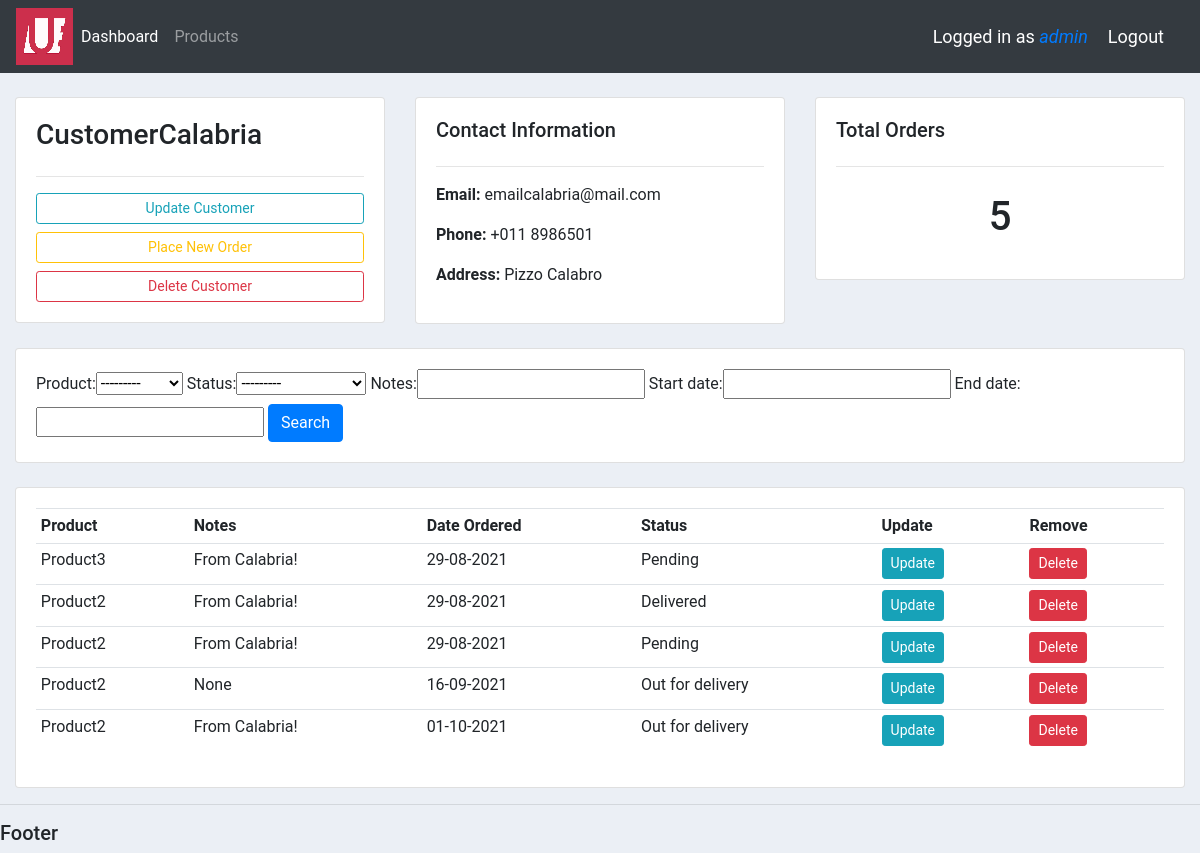
/customer/2 (signed in), run on an earlier commit of the app's database.
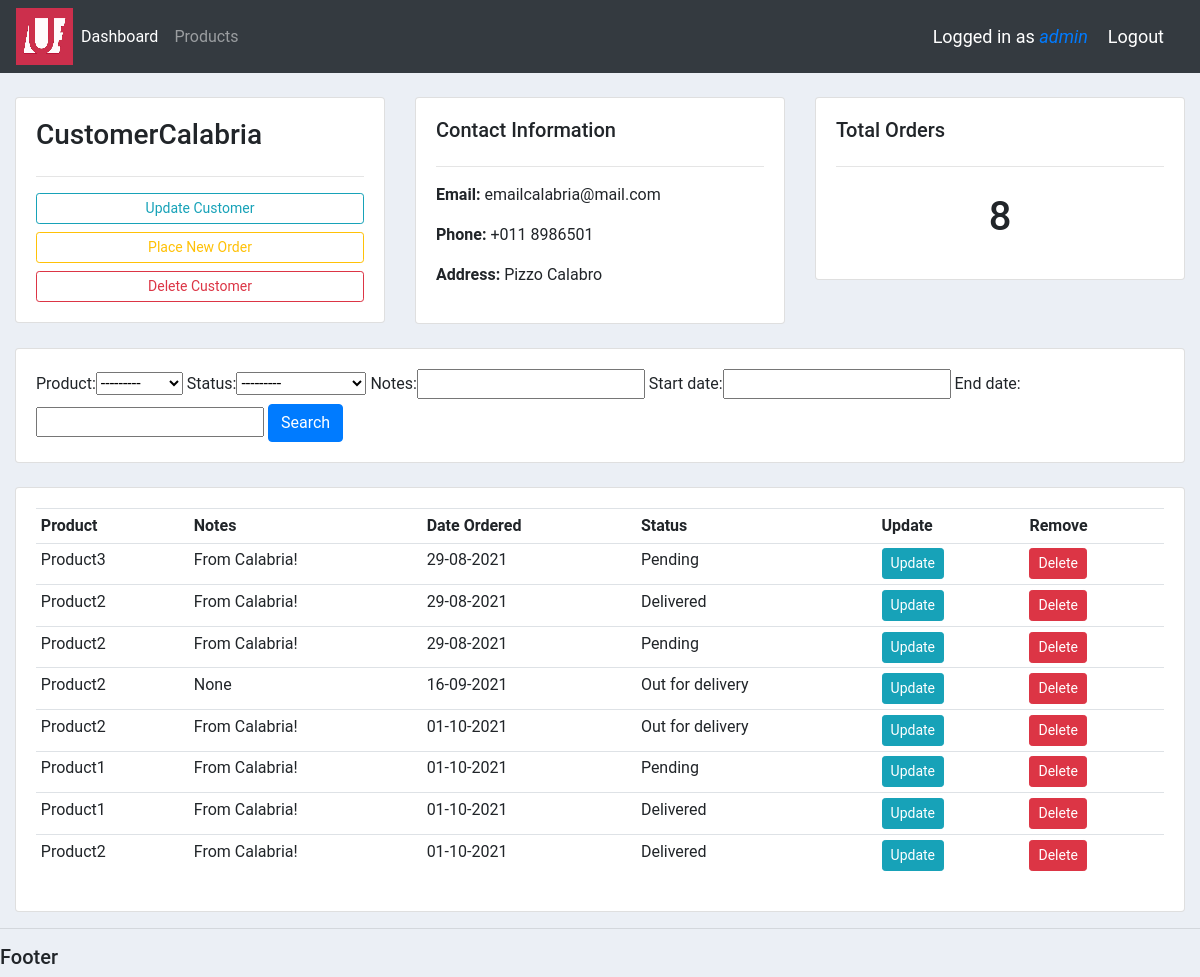
And on a later commit of the database.
### accounts/models.py (models this page shows, shortened)
class Customer(models.Model):
    user = models.OneToOneField(User, null=True, blank=True, on_delete=models.SET_NULL)  # One-to-one with user, set user null if deleted
    name = models.CharField(max_length=200, null=True)     # String
    phone = models.CharField(max_length=200, null=True, blank=True)     # String
    region = models.ForeignKey(Group, null=True, on_delete=models.SET_NULL)
    address = models.CharField(max_length=200, null=True, blank=True)   # String
    email = models.CharField(max_length=200, null=True)     # String
    profile_pic = models.ImageField(default="blank_profile.png", null=True, blank=True)      # Image
    date_created = models.DateTimeField(auto_now_add=True)  # Timestamp

class Order(models.Model):
    STATUS = (
        ('Pending','Pending'),
        ('Out for delivery','Out for delivery'),
        ('Delivered','Delivered')
    )
    customer = models.ForeignKey(Customer, null=True, on_delete = models.SET_NULL)
    product = models.ForeignKey(Product, null=True, on_delete=models.SET_NULL)
    date_created = models.DateTimeField(auto_now_add=True)  # Timestamp
    status = models.CharField(max_length=200, null=True, choices=STATUS)     # String with dropdown choices
    notes = models.CharField(max_length=200, null=True, blank=True)

class Product(models.Model):
    CATEGORY = (
        ('Hardware','Hardware'),
        ('Software','Software'),
    )
    name = models.CharField(max_length=200, null=True)     # String
    price = models.FloatField(null=True)                    # Float
    category = models.CharField(max_length=200, null=True, choices=CATEGORY)     # String
    description = models.CharField(max_length=200, null=True, blank=True)     # String, can be blank
    date_created = models.DateTimeField(auto_now_add=True)  # Timestamp
    tag = models.ManyToManyField(Tag)
    def __str__(self):
        return self.name

### accounts/views.py (the view)
# urls.py: path('customer/<str:pk_test>', views.customer, name="customer"),
@login_required(login_url='login')
def customer(request, pk_test):
    customer = Customer.objects.get(id=pk_test)
    orders = customer.order_set.all()
    customer_total_orders = customer.order_set.count()
    myFilter = OrderFilter(request.GET, queryset=orders)
    orders = myFilter.qs
    context = {
        'customer':customer,
        'orders':orders,
        'customer_total_orders':customer_total_orders,
        'myFilter':myFilter
    }
    return render(request, 'accounts/customer.html', context)

### accounts/templatetags/has_group.py (called while the page is built)
@register.filter(name='has_group')
def has_group(user, group_name):
    return user.groups.filter(name=group_name).exists()

### accounts/templates/accounts/customer.html
{%  extends 'accounts/main.html' %}
{% block content %}
<br>
<div class="row">
	<div class="col-md">
		<div class="card card-body">
			<h3>{{ customer.name }}</h3>
			<hr>
			<a class="btn btn-outline-info btn-sm btn-block" href="">Update Customer</a>
			<a class="btn btn-outline-warning btn-sm btn-block" href="{% url 'create_order' customer.id %}">Place New Order</a>
			<a class="btn btn-outline-danger  btn-sm btn-block" href="">Delete Customer</a>
		</div>
	</div>
	<div class="col-md">
		<div class="card card-body">
			<h5>Contact Information</h5>
			<hr>
			<p><b>Email:</b> {{ customer.email }}</p>
			<p><b>Phone:</b> {{ customer.phone }}</p>
			<p><b>Address:</b> {{ customer.address }}</p>
		</div>
	</div>
	<div class="col-md">
		<div class="card card-body">
			<h5>Total Orders</h5>
			<hr>
			<h1 style="text-align: center;padding: 10px">{{ customer_total_orders }}</h1>
		</div>
	</div>
</div>
<br>
<div class="row">
	<div class="col">
		<div class="card card-body">
			<form method="get">
				{{ myFilter.form }}
		    	<button class="btn btn-primary" type="submit">Search</button>
		  </form>
		</div>
	</div>
</div>
<br>
<div class="row">
	<div class="col-md">
		<div class="card card-body">
			<table class="table table-sm">
				<tr>
					<th>Product</th>
					<th>Notes</th>
					<th>Date Ordered</th>
					<th>Status</th>
					<th>Update</th>
					<th>Remove</th>
				</tr>
				{% for order in orders %}
				<tr>
					<td>{{ order.product.name }}</td>
					<td>{{ order.notes }}</td>
					<td>{{ order.date_created|date:"d-m-Y" }}</td>
					<td>{{ order.status }}</td>
					<td><a class="btn btn-sm btn-info" href="{% url 'update_order' order.id %}">Update</a></td>
					<td><a class="btn btn-sm btn-danger" href="{% url 'delete_order' order.id %}">Delete</a></td>
				</tr>
				{% endfor %}
			</table>
		</div>
	</div>
</div>
{% endblock %}

### accounts/templates/accounts/main.html (shortened to what this page needs)
{% load static %}
<!DOCTYPE html>
<html>
<head>
    <link rel="stylesheet" href="https://maxcdn.bootstrapcdn.com/bootstrap/4.0.0/css/bootstrap.min.css"
>
    <link rel="stylesheet" type="text/css" href="{% static '/css/main.css' %}">
</head>
<body>
    {% include 'accounts/navbar.html' %}
    {% block content %}
    {% endblock %}
    <hr>
    <h5>Footer</h5>
</body>
</html>

### accounts/templates/accounts/navbar.html (shortened to what this page needs)
{% load static %}
{% load has_group %}
<nav class="navbar navbar-expand-lg navbar-dark bg-dark">
  <a href="{% url 'home' %}">
    <img src="{% static 'images/logo.png' %}">
  </a>
    <div class="collapse navbar-collapse" id="navbarNav">
      <ul class="navbar-nav">
        <li class="nav-item active">
          <a class="nav-link" href="{% url 'home' %}">Dashboard</a>
        </li>
        {% if request.user|has_group:"Customers" %}
        <li class="nav-item">
          <a class="nav-link" href="{% url 'user_settings' %}">Settings</a>
        </li>
        {% else %}
        <li class="nav-item">
          <a class="nav-link" href="{% url 'products' %}">Products</a>
        </li>
        {% endif %}
      </ul>
    </div>
    <span class="hello-msg">Logged in as <a href="{% url 'user_page' %}"><i>{{ request.user }}</i></a></span>
    <span><a class="hello-msg" href="{% url 'logout' %}">Logout</a></span>
  </nav>

### static/css/main.css (style rules this page uses)
body { font-family: 'Roboto', sans-serif !important; background-color: #ebeff5 !important; }
.row { margin: auto; }

### accounts/templates/accounts/navbar.html (style rules this page uses)
.hello-msg { font-size: 18px; color: white; margin-right: 20px; }

What changed in the data, as far as the page shows it:
added Order: product.name "Product1", notes "From Calabria!", date_created "01-10-2021", status "Pending"
added Order: product.name "Product1", notes "From Calabria!", date_created "01-10-2021", status "Delivered"
added Order: product.name "Product2", notes "From Calabria!", date_created "01-10-2021", status "Delivered"
Also different on the page:
{{ customer_total_orders }}: "5" → "8"
